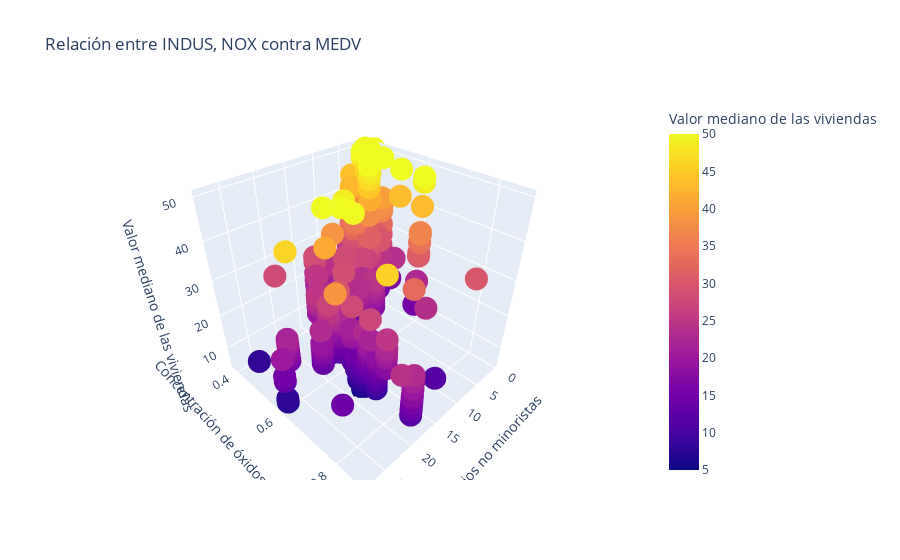

Write notebook code for a chart like this one.
### Code cell
# 1. Gráfico de dispersión 3D
fig = px.scatter_3d(df, x='INDUS', y='NOX', z='MEDV', color='MEDV',
                    title='Relación entre INDUS, NOX contra MEDV',
                    labels={'MEDV': 'Valor mediano de las viviendas', 
                            'INDUS': 'Negocios no minoristas',
                            'NOX': 'Concentración de óxidos de nitrógeno'})
fig.show()

### Figure 1 — Plotly figure (JSON) as saved in the notebook; plotly's stock layout.template omitted (floating-point values rounded to 4 significant figures; data arrays with more than 128 entries replaced by an {"elided": "..."} marker saying what was removed)
{"data": [{"hovertemplate": "Negocios no minoristas=%{x}<br>Concentración de óxidos de nitrógeno=%{y}<br>Valor mediano de las viviendas=%{marker.color}<extra></extra>", "legendgroup": "", "marker": {"color": {"elided": "555 float values"}, "coloraxis": "coloraxis", "symbol": "circle"}, "mode": "markers", "name": "", "scene": "scene", "showlegend": false, "type": "scatter3d", "x": {"elided": "555 float values"}, "y": {"elided": "555 float values"}, "z": {"elided": "555 float values"}}], "layout": {"coloraxis": {"colorbar": {"title": {"text": "Valor mediano de las viviendas"}}, "colorscale": [[0, "#0d0887"], [0.1111, "#46039f"], [0.2222, "#7201a8"], [0.3333, "#9c179e"], [0.4444, "#bd3786"], [0.5556, "#d8576b"], [0.6667, "#ed7953"], [0.7778, "#fb9f3a"], [0.8889, "#fdca26"], [1, "#f0f921"]]}, "legend": {"tracegroupgap": 0}, "scene": {"domain": {"x": [0, 1], "y": [0, 1]}, "xaxis": {"title": {"text": "Negocios no minoristas"}}, "yaxis": {"title": {"text": "Concentración de óxidos de nitrógeno"}}, "zaxis": {"title": {"text": "Valor mediano de las viviendas"}}}, "title": {"text": "Relación entre INDUS, NOX contra MEDV"}}}
